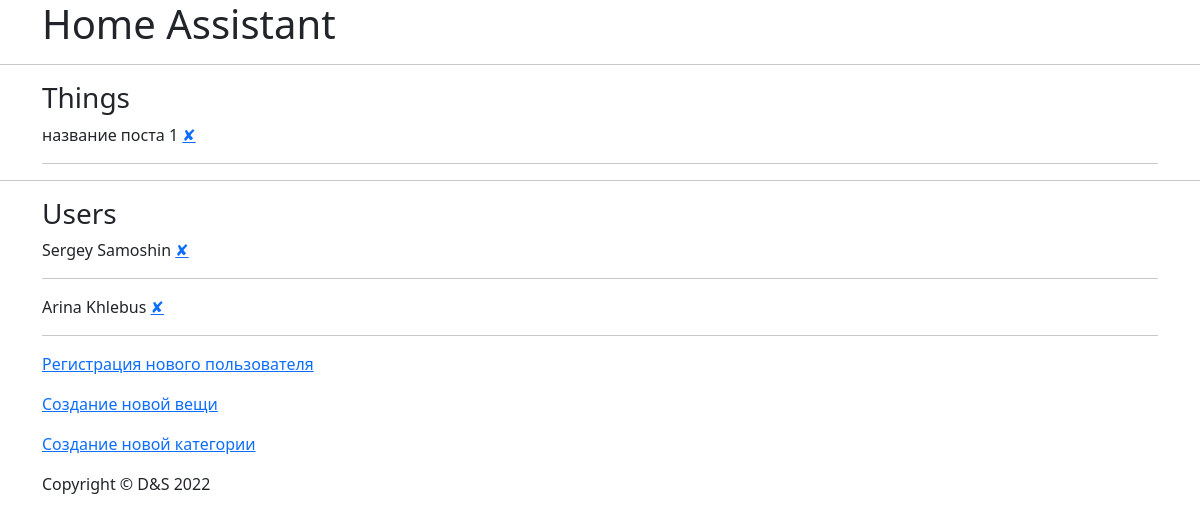
Before: / with the older database file.
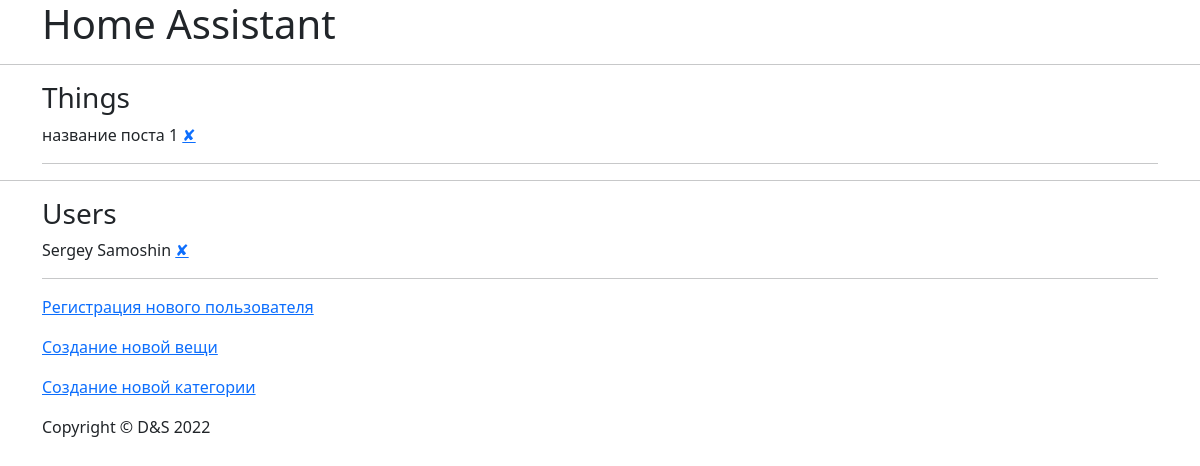
After: the same page with the newer database file.
### models.py (models this page shows)
class Thing(db.Model):
    __tablename__ = 'things'
    id = db.Column(db.Integer, primary_key=True)
    title = db.Column(db.String(20))
    description = db.Column(db.String(20))
    dimension = db.Column(db.String(20), nullable=True)
    amount = db.Column(db.Integer, nullable=True)
    started = db.Column(db.Boolean, nullable=True)
    user_id = db.Column(db.Integer, db.ForeignKey(User.id), comment='Owner of things')
    category_id = db.Column(db.Integer, db.ForeignKey(Category.id), comment='Category of things')

class User(db.Model):
    __tablename__ = 'users'
    id = db.Column(db.Integer, primary_key=True)
    first_name = db.Column(db.String(20))
    last_name = db.Column(db.String(20))
    email = db.Column(db.String(100), unique=True)
    password = db.Column(db.String(500), nullable=True)
    things = relationship('Thing', backref='users')

### main.py (the view)
@app.route('/')
def home():
    return function.show_all()

### function.py (called while the page is built)
def show_all():
    things = Thing.query.all()
    users = User.query.all()
    return render_template('index.html', title='start', things=things, users=users)

### templates/index.html
{% include "header.html" %}
<div class="container">
    <h3>Things</h3>
    {% for thing in things %}
        <div class="post-preview">
            <p>{{ thing.title }} {{ thing.amount }} <a href="{{url_for('delete_thing', thing_id=thing.id) }}">✘</a> </p>
        </div>
    <hr>
    {% endfor %}
</div>
<hr>
<div class="container">
    <h3>Users</h3>
    {% for user in users %}
        <div class="post-preview">
            <p>{{ user.first_name }} {{ user.last_name }} <a href="{{url_for('delete_user', user_id=user.id) }}">✘</a></p>
        </div>
    <hr>
    {% endfor %}
</div>
{% include "footer.html" %}

### templates/header.html (shortened to what this page needs)
<!DOCTYPE html>
<html lang="en">
<head>
    <link href="https://cdn.jsdelivr.net/npm/bootstrap@5.1.3/dist/css/bootstrap.min.css" rel="stylesheet">
    <link href="{{ url_for('static', filename='css/style.css')}}" rel="stylesheet">
</head>
<body>
<header class="container" style="background-image: url('https://images.unsplash.com/photo-1649467625747-7de5696ff70f?ixlib=rb-1.2.1&ixid=MnwxMjA3fDB8MHxwaG90by1wYWdlfHx8fGVufDB8fHx8&auto=format&fit=crop&w=2026&q=80')">
    <div>
        <h1>Home Assistant</h1>
    </div>
</header>
<hr>

### templates/footer.html (shortened to what this page needs)
  <footer>
    <div class="container">
      <p><a href="{{ url_for('register_user') }}">Регистрация нового пользователя</a></p>
      <p><a href="{{ url_for('register_thing') }}">Создание новой вещи</a></p>
      <p><a href="{{ url_for('register_category') }}">Создание новой категории</a></p>
    </div>
    <p class="container">Copyright &copy; D&S 2022</p>
  </footer>
</body>
</html>

Changed rows visible on the page:
removed User: first_name "Arina", last_name "Khlebus"
